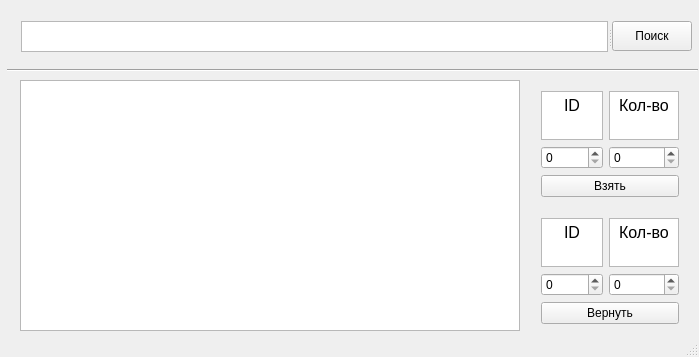
<?xml version="1.0" encoding="UTF-8"?>
<ui version="4.0">
 <class>LibrClass</class>
 <widget class="QMainWindow" name="LibrClass">
  <property name="geometry">
   <rect>
    <x>0</x>
    <y>0</y>
    <width>699</width>
    <height>357</height>
   </rect>
  </property>
  <property name="windowTitle">
   <string>Libr</string>
  </property>
  <widget class="QWidget" name="centralWidget">
   <widget class="QTableWidget" name="tableWidget">
    <property name="geometry">
     <rect>
      <x>20</x>
      <y>80</y>
      <width>500</width>
      <height>251</height>
     </rect>
    </property>
    <property name="minimumSize">
     <size>
      <width>500</width>
      <height>0</height>
     </size>
    </property>
    <property name="maximumSize">
     <size>
      <width>500</width>
      <height>16777215</height>
     </size>
    </property>
   </widget>
   <widget class="QSplitter" name="splitter">
    <property name="geometry">
     <rect>
      <x>21</x>
      <y>21</y>
      <width>671</width>
      <height>31</height>
     </rect>
    </property>
    <property name="orientation">
     <enum>Qt::Horizontal</enum>
    </property>
    <widget class="QTextEdit" name="input_search"/>
    <widget class="QPushButton" name="search">
     <property name="minimumSize">
      <size>
       <width>80</width>
       <height>30</height>
      </size>
     </property>
     <property name="maximumSize">
      <size>
       <width>80</width>
       <height>30</height>
      </size>
     </property>
     <property name="text">
      <string>Поиск</string>
     </property>
    </widget>
   </widget>
   <widget class="Line" name="line">
    <property name="geometry">
     <rect>
      <x>7</x>
      <y>60</y>
      <width>691</width>
      <height>20</height>
     </rect>
    </property>
    <property name="orientation">
     <enum>Qt::Horizontal</enum>
    </property>
   </widget>
   <widget class="QWidget" name="layoutWidget">
    <property name="geometry">
     <rect>
      <x>530</x>
      <y>207</y>
      <width>160</width>
      <height>128</height>
     </rect>
    </property>
    <layout class="QGridLayout" name="gridLayout_2">
     <item row="1" column="1" colspan="2">
      <widget class="QSpinBox" name="countRetBook"/>
     </item>
     <item row="2" column="0" colspan="3">
      <widget class="QPushButton" name="retBook">
       <property name="text">
        <string>Вернуть</string>
       </property>
      </widget>
     </item>
     <item row="1" column="0">
      <widget class="QSpinBox" name="idRetBook"/>
     </item>
     <item row="0" column="0">
      <widget class="QTextBrowser" name="textBrowser_3">
       <property name="maximumSize">
        <size>
         <width>16777215</width>
         <height>50</height>
        </size>
       </property>
       <property name="html">
        <string>&lt;!DOCTYPE HTML PUBLIC &quot;-//W3C//DTD HTML 4.0//EN&quot; &quot;http://www.w3.org/TR/REC-html40/strict.dtd&quot;&gt;
&lt;html&gt;&lt;head&gt;&lt;meta name=&quot;qrichtext&quot; content=&quot;1&quot; /&gt;&lt;style type=&quot;text/css&quot;&gt;
p, li { white-space: pre-wrap; }
&lt;/style&gt;&lt;/head&gt;&lt;body style=&quot; font-family:'MS Shell Dlg 2'; font-size:8.25pt; font-weight:400; font-style:normal;&quot;&gt;
&lt;p align=&quot;center&quot; style=&quot; margin-top:0px; margin-bottom:0px; margin-left:0px; margin-right:0px; -qt-block-indent:0; text-indent:0px;&quot;&gt;&lt;span style=&quot; font-size:12pt;&quot;&gt;ID&lt;/span&gt;&lt;/p&gt;&lt;/body&gt;&lt;/html&gt;</string>
       </property>
      </widget>
     </item>
     <item row="0" column="1" colspan="2">
      <widget class="QTextBrowser" name="textBrowser_4">
       <property name="maximumSize">
        <size>
         <width>16777215</width>
         <height>50</height>
        </size>
       </property>
       <property name="html">
        <string>&lt;!DOCTYPE HTML PUBLIC &quot;-//W3C//DTD HTML 4.0//EN&quot; &quot;http://www.w3.org/TR/REC-html40/strict.dtd&quot;&gt;
&lt;html&gt;&lt;head&gt;&lt;meta name=&quot;qrichtext&quot; content=&quot;1&quot; /&gt;&lt;style type=&quot;text/css&quot;&gt;
p, li { white-space: pre-wrap; }
&lt;/style&gt;&lt;/head&gt;&lt;body style=&quot; font-family:'MS Shell Dlg 2'; font-size:8.25pt; font-weight:400; font-style:normal;&quot;&gt;
&lt;p align=&quot;center&quot; style=&quot; margin-top:0px; margin-bottom:0px; margin-left:0px; margin-right:0px; -qt-block-indent:0; text-indent:0px;&quot;&gt;&lt;span style=&quot; font-size:12pt;&quot;&gt;Кол-во&lt;/span&gt;&lt;/p&gt;&lt;/body&gt;&lt;/html&gt;</string>
       </property>
      </widget>
     </item>
    </layout>
   </widget>
   <widget class="QWidget" name="layoutWidget">
    <property name="geometry">
     <rect>
      <x>530</x>
      <y>80</y>
      <width>160</width>
      <height>128</height>
     </rect>
    </property>
    <layout class="QGridLayout" name="gridLayout">
     <item row="1" column="1" colspan="2">
      <widget class="QSpinBox" name="countGetBook"/>
     </item>
     <item row="0" column="0">
      <widget class="QTextBrowser" name="textBrowser">
       <property name="maximumSize">
        <size>
         <width>16777215</width>
         <height>50</height>
        </size>
       </property>
       <property name="html">
        <string>&lt;!DOCTYPE HTML PUBLIC &quot;-//W3C//DTD HTML 4.0//EN&quot; &quot;http://www.w3.org/TR/REC-html40/strict.dtd&quot;&gt;
&lt;html&gt;&lt;head&gt;&lt;meta name=&quot;qrichtext&quot; content=&quot;1&quot; /&gt;&lt;style type=&quot;text/css&quot;&gt;
p, li { white-space: pre-wrap; }
&lt;/style&gt;&lt;/head&gt;&lt;body style=&quot; font-family:'MS Shell Dlg 2'; font-size:8.25pt; font-weight:400; font-style:normal;&quot;&gt;
&lt;p align=&quot;center&quot; style=&quot; margin-top:0px; margin-bottom:0px; margin-left:0px; margin-right:0px; -qt-block-indent:0; text-indent:0px;&quot;&gt;&lt;span style=&quot; font-size:12pt;&quot;&gt;ID&lt;/span&gt;&lt;/p&gt;&lt;/body&gt;&lt;/html&gt;</string>
       </property>
      </widget>
     </item>
     <item row="1" column="0">
      <widget class="QSpinBox" name="idGetBook"/>
     </item>
     <item row="0" column="1" colspan="2">
      <widget class="QTextBrowser" name="textBrowser_2">
       <property name="maximumSize">
        <size>
         <width>16777215</width>
         <height>50</height>
        </size>
       </property>
       <property name="html">
        <string>&lt;!DOCTYPE HTML PUBLIC &quot;-//W3C//DTD HTML 4.0//EN&quot; &quot;http://www.w3.org/TR/REC-html40/strict.dtd&quot;&gt;
&lt;html&gt;&lt;head&gt;&lt;meta name=&quot;qrichtext&quot; content=&quot;1&quot; /&gt;&lt;style type=&quot;text/css&quot;&gt;
p, li { white-space: pre-wrap; }
&lt;/style&gt;&lt;/head&gt;&lt;body style=&quot; font-family:'MS Shell Dlg 2'; font-size:8.25pt; font-weight:400; font-style:normal;&quot;&gt;
&lt;p align=&quot;center&quot; style=&quot; margin-top:0px; margin-bottom:0px; margin-left:0px; margin-right:0px; -qt-block-indent:0; text-indent:0px;&quot;&gt;&lt;span style=&quot; font-size:12pt;&quot;&gt;Кол-во&lt;/span&gt;&lt;/p&gt;&lt;/body&gt;&lt;/html&gt;</string>
       </property>
      </widget>
     </item>
     <item row="2" column="0" colspan="3">
      <widget class="QPushButton" name="getBook">
       <property name="text">
        <string>Взять</string>
       </property>
      </widget>
     </item>
    </layout>
   </widget>
  </widget>
  <widget class="QStatusBar" name="statusBar"/>
 </widget>
 <layoutdefault spacing="6" margin="11"/>
 <resources>
  <include location="Libr.qrc"/>
 </resources>
 <connections/>
</ui>
